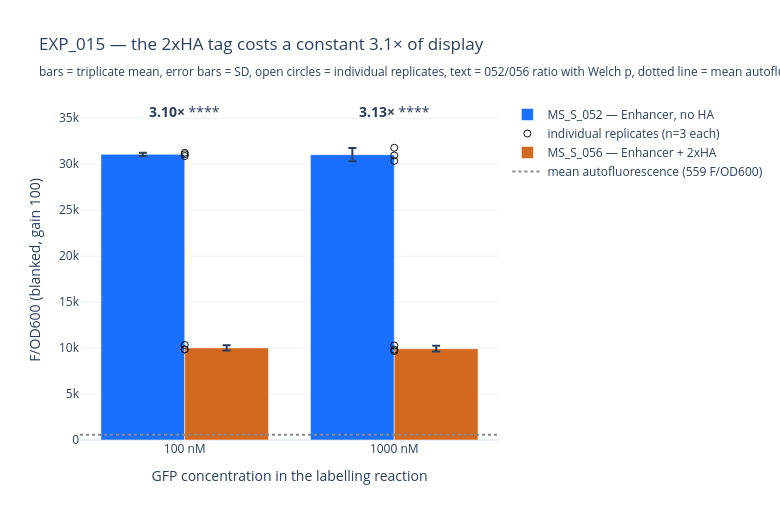

The cell this chart's notebook holds for it:
### Code cell
COL = {'052': '#1a6fff', '056': '#d2691e'}
fig = go.Figure()
for strain in ['052', '056']:
    sub = summary[summary.strain == strain].sort_values('conc_nM')
    pts = sig[sig.strain == strain]
    fig.add_trace(go.Bar(
        x=[f'{int(c)} nM' for c in sub.conc_nM], y=sub['mean'],
        error_y=dict(type='data', array=sub['sd'], visible=True),
        name=f'MS_S_{strain} — ' + L.STRAINS[strain].split('  ')[1],
        marker_color=COL[strain]))
    fig.add_trace(go.Scatter(
        x=[f'{int(c)} nM' for c in pts.conc_nM], y=pts.f_od, mode='markers',
        name='individual replicates (n=3 each)',
        marker=dict(color='#111', size=7, symbol='circle-open'),
        showlegend=(strain == '052')))

for _, r in ratios.iterrows():
    ytop = summary[summary.conc_nM == r.conc_nM]['mean'].max()
    fig.add_annotation(x=f'{int(r.conc_nM)} nM', y=ytop * 1.15,
                       text=f'<b>{r.ratio_052_056:.2f}×</b> {r.sig}',
                       showarrow=False, font=dict(size=14))

fig.add_hline(y=float(auto.mean()), line=dict(color='#888', dash='dot'))
fig.add_trace(go.Scatter(x=[None], y=[None], mode='lines',
                         line=dict(color='#888', dash='dot'),
                         name=f'mean autofluorescence ({auto.mean():.0f} F/OD600)'))

fig.update_layout(
    barmode='group', width=780, height=520,
    title='EXP_015 — the 2xHA tag costs a constant 3.1× of display<br>'
          '<sub>bars = triplicate mean, error bars = SD, open circles = individual '
          'replicates, text = 052/056 ratio with Welch p, dotted line = mean '
          'autofluorescence</sub>',
    xaxis_title='GFP concentration in the labelling reaction',
    yaxis_title='F/OD600 (blanked, gain 100)')
fig.write_html(DATA / 'EXP_015_readout.html')
fig.show()

### Figure 1 — Plotly figure (JSON) as saved in the notebook; plotly's stock layout.template omitted (floating-point values rounded to 4 significant figures)
{"data": [{"error_y": {"array": [175.3, 717.5], "type": "data", "visible": true}, "marker": {"color": "#1a6fff"}, "name": "MS_S_052 — Enhancer, no HA", "type": "bar", "x": ["100 nM", "1000 nM"], "y": [31070.0, 31030.0]}, {"marker": {"color": "#111", "size": 7, "symbol": "circle-open"}, "mode": "markers", "name": "individual replicates (n=3 each)", "showlegend": true, "type": "scatter", "x": ["100 nM", "100 nM", "100 nM", "1000 nM", "1000 nM", "1000 nM"], "y": [30890.0, 31240.0, 31090.0, 31790.0, 30950.0, 30360.0]}, {"error_y": {"array": [276.9, 314.7], "type": "data", "visible": true}, "marker": {"color": "#d2691e"}, "name": "MS_S_056 — Enhancer + 2xHA", "type": "bar", "x": ["100 nM", "1000 nM"], "y": [10020.0, 9928.0]}, {"marker": {"color": "#111", "size": 7, "symbol": "circle-open"}, "mode": "markers", "name": "individual replicates (n=3 each)", "showlegend": false, "type": "scatter", "x": ["100 nM", "100 nM", "100 nM", "1000 nM", "1000 nM", "1000 nM"], "y": [10340.0, 9847.0, 9867.0, 10280.0, 9820.0, 9681.0]}, {"line": {"color": "#888", "dash": "dot"}, "mode": "lines", "name": "mean autofluorescence (559 F/OD600)", "type": "scatter", "x": [null], "y": [null]}], "layout": {"annotations": [{"font": {"size": 14}, "showarrow": false, "text": "<b>3.10×</b> ****", "x": "100 nM", "y": 35730.0}, {"font": {"size": 14}, "showarrow": false, "text": "<b>3.13×</b> ****", "x": "1000 nM", "y": 35690.0}], "barmode": "group", "height": 520, "shapes": [{"line": {"color": "#888", "dash": "dot"}, "type": "line", "x0": 0, "x1": 1, "xref": "x domain", "y0": 558.7, "y1": 558.7, "yref": "y"}], "title": {"text": "EXP_015 — the 2xHA tag costs a constant 3.1× of display<br><sub>bars = triplicate mean, error bars = SD, open circles = individual replicates, text = 052/056 ratio with Welch p, dotted line = mean autofluorescence</sub>"}, "width": 780, "xaxis": {"title": {"text": "GFP concentration in the labelling reaction"}}, "yaxis": {"title": {"text": "F/OD600 (blanked, gain 100)"}}}}
